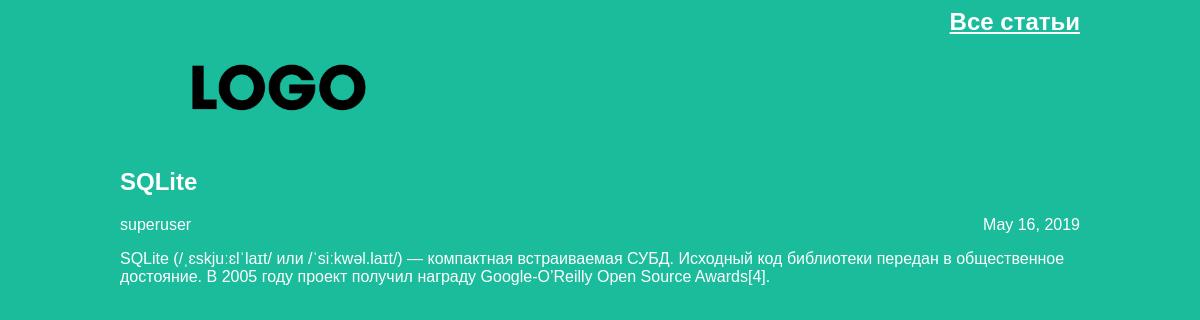
Page /article/3 on the committed database.
### articles/models.py (models this page shows, shortened)
class Article(models.Model):
    title = models.CharField(max_length=200)
    author = models.ForeignKey(User, on_delete=models.PROTECT)
    text = models.TextField()
    created_date = models.DateField(auto_now_add=True)

### articles/views.py (the view)
def get_article(request, article_id):
    try:
        post = Article.objects.get(id=article_id)
        return render(request, 'article.html', {"post": post})
    except Article.DoesNotExist:
        raise Http404

### articles/templates/article.html (shortened to what this page needs)
<html>
    <head>
        <link rel="stylesheet" href="{{ STATIC_URL }}/static/css/article.css">
    </head>
    <body class="article">
        <div class="header">
            <img src="{{ STATIC_URL }}/static/img/dpb-logo.png" />
        </div>
        <h2 class="all-articles"><a href="/">Все статьи</a></h2>
        <div class="article">
            <div class="one-post">
                <h2 class="post-title">{{ post.title }}</h2>
                <div class="article-info">
                    <div class="article-author">{{ post.author.username }}</div>
                    <div class="article-created-date">{{ post.created_date }}</div>
                </div>
                <p class="article-text">{{ post.text }}</p>
            </div>
        </div>
    </body>
</html>

### articles/static/css/article.css (style rules this page uses)
body { background: #1abc9c; font-family: Tahoma, Arial, sans-serif; color: #ffffff; }
.header img { display: block; width: 318px; margin-left: auto; margin-right: auto; }
.article { width: 960px; margin-left: auto; margin-right: auto; }
.article-author { width: 50%; float: left; }
.article-created-date { text-align: right; }
.all-articles a { color: #ffffff; }
.all-articles { text-align: right; height: 140; }
.article .header img { float: left; }

### rows in the picture
Article: title "SQLite", author.username "superuser", created_date "May 16, 2019", text "SQLite (/ˌɛskjuːɛlˈlaɪt/ или /ˈsiːkwəl.laɪt/) — компактная встраиваемая СУБД. Исходный код библиотеки передан в общественное достояние. В 2005 году проект получил награду Google-O’Reilly Open Source Awards[4]."
